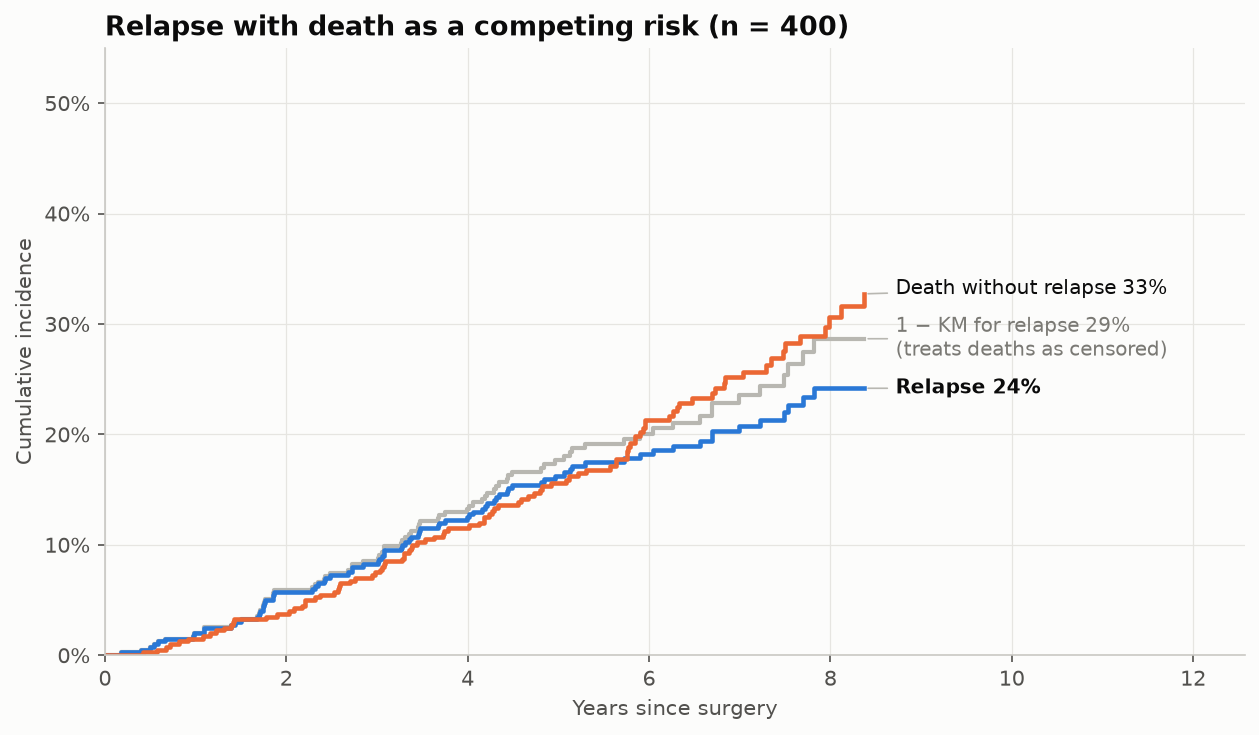

Write Python code to recreate this figure.
"""
Cumulative Incidence (Competing Risks)  -  family: Scientific & clinical

DESIGN PURPOSE
Plots the probability that a specific event has happened by time t when other
events can prevent it, for example relapse when patients can also die without
relapsing. The Aalen–Johansen estimator splits cumulative risk correctly
between the competing causes.

WHEN TO USE
  - Show time-to-event outcomes where a competing event removes patients from
    risk (death before relapse, transplant before death)
  - Report the actual absolute risk of a specific event for prognosis or
    counselling
  - Compare cause-specific risks between groups (pair with Gray's test or
    Fine–Gray regression)

AVOID WHEN
  - There is only one possible event type and censoring is independent
    (Kaplan–Meier is fine)
  - The question is about biological effect rather than absolute risk (cause-
    specific hazards may suit better)

ALTERNATIVES
  - Kaplan–Meier curve (no competing risks)
  - Stacked cumulative incidence (to show the total of all causes)

EXAMPLE
Simulated cohort of 400 patients after surgery, followed for up to 10 years
for cancer relapse (event of interest) and death without relapse (competing
event).

Run:  python cumulative_incidence.py
"""
import sys
from pathlib import Path

import numpy as np
import pandas as pd
import matplotlib.pyplot as plt

# Library style: categorical colors in fixed order, recessive axes, hairline grid.
PALETTE = ["#2a78d6", "#eb6834", "#1baf7a", "#eda100",
           "#e87ba4", "#008300", "#6250d6", "#e34948"]
SEQ_CMAP = "Blues"      # sequential: one hue, light -> dark
DIV_CMAP = "RdBu_r"     # diverging: two opposite hues, neutral midpoint
GRAY = "#b8b7b1"        # de-emphasised marks
plt.rcParams.update({
    "figure.figsize": (8, 4.8), "figure.dpi": 110, "figure.facecolor": "#fcfcfb",
    "axes.facecolor": "#fcfcfb", "axes.edgecolor": "#c9c8c3", "axes.linewidth": 0.8,
    "axes.spines.top": False, "axes.spines.right": False,
    "axes.grid": True, "grid.color": "#e6e5e1", "grid.linewidth": 0.6, "axes.axisbelow": True,
    "axes.prop_cycle": plt.cycler(color=PALETTE),
    "axes.titlesize": 13, "axes.titleweight": "bold", "axes.titlelocation": "left",
    "axes.labelcolor": "#52514e", "xtick.color": "#52514e", "ytick.color": "#52514e",
    "text.color": "#0b0b0b", "font.size": 10, "lines.linewidth": 2,
    "legend.frameon": False,
})

# --- Example data ------------------------------------------------------------
rng = np.random.default_rng(8)
n = 400
t_relapse = rng.weibull(1.2, n) * 22          # years
t_death = rng.weibull(1.6, n) * 14
t_censor = rng.uniform(4, 10, n)
time = np.minimum.reduce([t_relapse, t_death, t_censor]).round(2)
cause = np.select([time == t_relapse.round(2), time == t_death.round(2)], [1, 2], default=0)
df = pd.DataFrame({"years": time, "cause": cause})   # 0 = censored, 1 = relapse, 2 = death
df["cause"].map({0: "censored", 1: "relapse", 2: "death w/o relapse"}).value_counts()

# --- Plot --------------------------------------------------------------------
def aalen_johansen(t, c, causes=(1, 2)):
    """Cumulative incidence per cause plus 1-KM for cause 1 (treating others as censored)."""
    times = np.unique(t[c > 0])
    surv, km1 = 1.0, 1.0
    cif = {k: [0.0] for k in causes}
    naive = [0.0]
    for u in times:
        at_risk = (t >= u).sum()
        d = {k: ((t == u) & (c == k)).sum() for k in causes}
        for k in causes:
            cif[k].append(cif[k][-1] + surv * d[k] / at_risk)
        surv *= 1 - sum(d.values()) / at_risk
        km1 *= 1 - d[causes[0]] / at_risk
        naive.append(1 - km1)
    return np.r_[0, times], {k: np.array(v) for k, v in cif.items()}, np.array(naive)

t_grid, cif, naive = aalen_johansen(df["years"].values, df["cause"].values)
fig, ax = plt.subplots(figsize=(8.5, 5))
ax.step(t_grid, naive, where="post", color=GRAY, linewidth=2)
ax.step(t_grid, cif[1], where="post", color=PALETTE[0], linewidth=2.2)
ax.step(t_grid, cif[2], where="post", color=PALETTE[1], linewidth=2.2)
end = t_grid[-1]
labels = [  # (curve end value, text, style)
    (naive[-1], f"1 − KM for relapse {naive[-1]:.0%}\n(treats deaths as censored)", dict(color="#7a7974")),
    (cif[1][-1], f"Relapse {cif[1][-1]:.0%}", dict(color="#0b0b0b", fontweight="bold")),
    (cif[2][-1], f"Death without relapse {cif[2][-1]:.0%}", dict(color="#0b0b0b")),
]
labels.sort(key=lambda l: l[0])
ys = [l[0] for l in labels]
for i in range(1, len(ys)):                      # push labels apart so they never overlap
    ys[i] = max(ys[i], ys[i - 1] + 0.045)
for (yv, text, kw), yl in zip(labels, ys):
    ax.annotate(text, xy=(end, yv), xytext=(end + 0.35, yl), va="center", fontsize=9.5,
                arrowprops=dict(arrowstyle="-", color="#b8b7b1", linewidth=0.8), **kw)
ax.set_xlim(0, end + 4.2)
ax.set_ylim(0, max(naive.max(), 0.5) * 1.1)
ax.yaxis.set_major_formatter(plt.matplotlib.ticker.PercentFormatter(1.0))
ax.set_xlabel("Years since surgery")
ax.set_ylabel("Cumulative incidence")
ax.set_title(f"Relapse with death as a competing risk (n = {len(df)})")
fig.tight_layout()

# --- Save / show -------------------------------------------------------------
out = Path(__file__).with_name(Path(__file__).stem + ".png")
fig.savefig(out, dpi=150, bbox_inches="tight")
print(f"saved {out}")
if "--no-show" not in sys.argv:
    plt.show()
